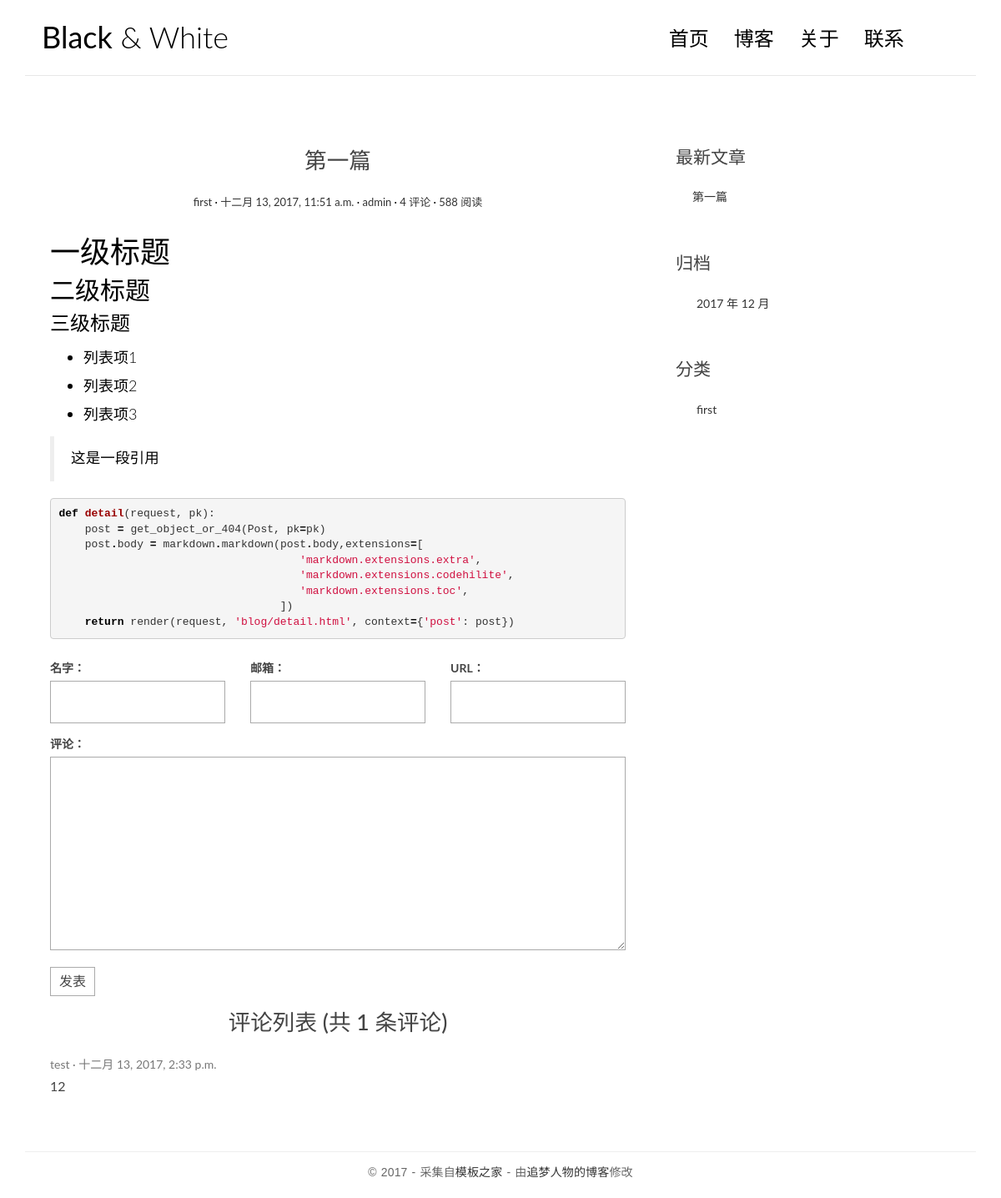
The app's page /post/1/ with its own data.
### blog/models.py (models this page shows, shortened)
@python_2_unicode_compatible
class Post(models.Model):
    def get_absolute_url(self):
        return reverse('blog:detail', kwargs={'pk': self.pk})
    title = models.CharField(max_length=70)
    body = models.TextField()
    created_time = models.DateTimeField()
    modified_time = models.DateTimeField()
    excerpt = models.CharField(max_length=200, blank=True)
    category = models.ForeignKey(Category)
    tags = models.ManyToManyField(Tag, blank=True)
    author = models.ForeignKey(User)
    class Meta:
        ordering = ['-created_time']

class Category(models.Model):
    def get_absolute_url(self):
        return reverse('blog:category', kwargs={'pk': self.pk})
    name = models.CharField(max_length=100)

### comments/models.py (models this page shows, shortened)
@python_2_unicode_compatible
class Comment(models.Model):
    name = models.CharField(max_length=100)
    email = models.EmailField(max_length=255)
    url = models.URLField(blank=True)
    text = models.TextField()
    created_time = models.DateTimeField(auto_now_add=True)
    post = models.ForeignKey('blog.Post')

### blog/views.py (the view)
# urls.py: url(r'^post/(?P<pk>[0-9]+)/$', views.detail, name='detail'),
def detail(request, pk):
    post = get_object_or_404(Post, pk=pk)
    post.body = markdown.markdown(post.body,extensions=[
                                     'markdown.extensions.extra',
                                     'markdown.extensions.codehilite',
                                     'markdown.extensions.toc',
                                  ])
    form = CommentForm()
    comment_list = post.comment_set.all()
    context = {'post': post,
               'form': form,
               'comment_list': comment_list
               }
    return render(request, 'blog/detail.html', context=context)

### comments/forms.py
class CommentForm(forms.ModelForm):
    class Meta:
        model = Comment
        fields = ['name', 'email', 'url', 'text']

### blog/templatetags/blog_tags.py (called while the page is built)
@register.simple_tag
def get_recent_posts(num=5):
    return Post.objects.all().order_by("-created_time")[:num]

@register.simple_tag
def archives():
    return Post.objects.dates('created_time', 'month', order='DESC')

@register.simple_tag
def get_categories():
    return Category.objects.all()

### templates/blog/detail.html (shortened to what this page needs)
{% extends 'base.html' %}
{% block main %}
    <article class="post post-{{ post.pk }}">
      <header class="entry-header">
        <h1 class="entry-title">{{ post.title }}</h1>
        <div class="entry-meta">
          <span class="post-category"><a href="#">{{ post.category.name }}</a></span>
          <span class="post-date"><a href="#"><time class="entry-date"
                                                    datetime="{{ post.created_time }}">{{ post.created_time }}</time></a></span>
          <span class="post-author"><a href="#">{{ post.author }}</a></span>
          <span class="comments-link"><a href="#">4 评论</a></span>
          <span class="views-count"><a href="#">588 阅读</a></span>
        </div>
      </header>
      <div class="entry-content clearfix">
        {{ post.body|safe }}
      </div>
    </article>
    <section class="comment-area">
        <form action="{% url 'comments:post_comment' post.pk %}" method="post" class="comment-form">
          <div class="row">
            <div class="col-md-4">
              <label for="{{ form.name.id_for_label }}">名字：</label>
              {{ form.name }}
            </div>
            <div class="col-md-4">
              <label for="{{ form.email.id_for_label }}">邮箱：</label>
              {{ form.email }}
            </div>
            <div class="col-md-4">
              <label for="{{ form.url.id_for_label }}">URL：</label>
              {{ form.url }}
            </div>
            <div class="col-md-12">
              <label for="{{ form.text.id_for_label }}">评论：</label>
              {{ form.text }}
              <button type="submit" class="comment-btn">发表</button>
            </div>
          </div>
        </form>
        <div class="comment-content">
            <h1 class="entry-title">评论列表 (共 {{ post.comment_set.count }} 条评论)</h1>
            <ul class="comment-list list-unstyled">
              {% for comment in comment_list %}
              <li class="comment-item">
                <span class="nickname">{{ comment.name }}</span>
                <time class="submit-date">{{ comment.created_time }}</time>
                <div class="text">
                  {{ comment.text }}
                </div>
              </li>
              {% empty %}
              暂无评论
              {% endfor %}
            </ul>
        </div>
    </section>
{% endblock main %}

### templates/base.html (shortened to what this page needs)
{% load staticfiles %}
{% load blog_tags %}
<!DOCTYPE html>
<html>
<head>
    <link rel="stylesheet" href="{% static 'blog/css/bootstrap.min.css' %}">
    <link rel="stylesheet" href="http://code.ionicframework.com/ionicons/2.0.1/css/ionicons.min.css">
    <link rel="stylesheet" href="{% static 'blog/css/pace.css' %}">
    <link rel="stylesheet" href="{% static 'blog/css/custom.css' %}">
    <link rel="stylesheet" href="{% static 'blog/css/highlights/github.css' %}">
</head>
<body>
<div class="container">
    <header id="site-header">
        <div class="row">
            <div class="col-md-4 col-sm-5 col-xs-8">
                <div class="logo">
                    <h1><a href="{% url 'blog:index' %}"><b>Black</b> &amp; White</a></h1>
                </div>
            </div>
            <div class="col-md-8 col-sm-7 col-xs-4">
                <nav class="main-nav" role="navigation">
                    <div class="collapse navbar-collapse" id="bs-example-navbar-collapse-1">
                        <ul class="nav navbar-nav navbar-right">
                            <li class="cl-effect-11"><a href="blog/index.html" data-hover="首页">首页</a></li>
                            <li class="cl-effect-11"><a href="blog/full-width.html" data-hover="博客">博客</a></li>
                            <li class="cl-effect-11"><a href="blog/about.html" data-hover="关于">关于</a></li>
                            <li class="cl-effect-11"><a href="blog/contact.html" data-hover="联系">联系</a></li>
                        </ul>
                    </div>
                </nav>
            </div>
        </div>
    </header>
</div>
<div class="content-body">
    <div class="container">
        <div class="row">
            <main class="col-md-8">
                {% block main %}
                {% endblock main %}
            </main>
            <aside class="col-md-4">
                <div class="widget widget-recent-posts">
                  <h3 class="widget-title">最新文章</h3>
                  {% get_recent_posts as recent_post_list %}
                  <ul>
                    {% for post in recent_post_list %}
                    <li>
                      <a href="{{ post.get_absolute_url }}">{{ post.title }}</a>
                    </li>
                    {% empty %}
                    暂无文章！
                    {% endfor %}
                  </ul>
                </div>
                <div class="widget widget-archives">
                  <h3 class="widget-title">归档</h3>
                  {% archives as date_list %}
                  <ul>
                    {% for date in date_list %}
                    <li>
                      <a href="{% url 'blog:archives' date.year date.month %}">
                        {{ date.year }} 年 {{ date.month }} 月
                      </a>
                    </li>
                    {% empty %}
                    暂无归档！
                    {% endfor %}
                  </ul>
                </div>
                <div class="widget widget-category">
                  <h3 class="widget-title">分类</h3>
                  {% get_categories as category_list %}
                  <ul>
                    {% for category in category_list %}
                    <li>
                      <a href="{{ category.get_absolute_url }}">{{ category.name }}</a>
                    </li>
                    {% empty %}
                    暂无分类！
                    {% endfor %}
                  </ul>
                </div>
            </aside>
        </div>
    </div>
</div>
<footer id="site-footer">
    <div class="container">
        <div class="row">
            <div class="col-md-12">
                <p class="copyright">&copy 2017 - 采集自<a href="http://www.cssmoban.com/"
                                                        target="_blank" title="模板之家">模板之家</a>
                    - 由<a href="http://zmrenwu.com/" title="网页模板" target="_blank">追梦人物的博客</a>修改
                </p>
            </div>
        </div>
    </div>
</footer>
</body>
</html>

### blog/static/blog/css/custom.css (style rules this page uses)
* { outline: none; }
h1, h2, h3, h4, h5, h6 { margin-top: 0; }
b { font-weight: 400; }
a { color: #333; }
body { color: #444; font-family: 'Lato', sans-serif; }
p { font-family: 'Ubuntu', sans-serif; font-weight: 400; word-spacing: 1px; letter-spacing: 0.01em; }
#site-header { background-color: #FFF; padding: 25px 20px; margin-bottom: 40px; border-bottom: 1px solid #e7e7e7; }
.logo h1 a { color: #000; }
.logo h1 { margin: 0; font-family: 'Lato', sans-serif; font-weight: 300; }
.main-nav { margin-top: 11px; max-width: 95%; }
.main-nav a { color: #000000 !important; padding: 0 0 5px 0 !important; margin-right: 30px; font-family: 'Lato', sans-serif; font-weight: 300; font-size: 24px; }
.cl-effect-11 a { padding: 10px 0; color: #0972b4; text-shadow: none; }
.cl-effect-11 a::before { position: absolute; top: 0; left: 0; overflow: hidden; padding: 0 0 5px 0 !important; max-width: 0; border-bottom: 1px solid #000; color: #000; content: attr(data-hover); white-space: nowrap; -webkit-transition: max-width 0.5s; -moz-transition: max-width 0.5s; transition: max-width 0.5s; }
.content-body { padding-bottom: 4em; }
.post { background: #fff; padding: 30px 30px 0; }
.entry-title { text-align: center; font-size: 1.9em; margin-bottom: 20px; line-height: 1.6; padding: 10px 20px 0; }
.entry-meta { text-align: center; color: #DDDDDD; font-size: 13px; margin-bottom: 30px; }
.entry-content { font-size: 18px; line-height: 1.9; font-weight: 300; color: #000; }
.post-category::after, .post-date::after, .post-author::after, .comments-link::after { content: ' ·'; color: #000; }
.widget { background: #fff; padding: 30px 0 0; }
.widget-title { font-size: 1.5em; margin-bottom: 20px; line-height: 1.6; padding: 10px 0 0; font-weight: 400; }
.widget-recent-posts ul { padding: 0; margin: 0; padding-left: 20px; }
.widget-recent-posts ul li { list-style-type: none; position: relative; line-height: 170%; margin-bottom: 10px; }
.widget-recent-posts ul li::before { content: '\f3d3'; font-family: "Ionicons"; position: absolute; left: -17px; top: 3px; font-size: 16px; color: #000; }
.widget-archives ul { padding: 0; margin: 0; padding-left: 25px; }
.widget-archives ul li { list-style-type: none; position: relative; line-height: 170%; margin-bottom: 10px; }
.widget-archives ul li::before { content: '\f3f3'; font-family: "Ionicons"; position: absolute; left: -25px; top: 1px; font-size: 16px; color: #000; }
.widget-category ul { padding: 0; margin: 0; padding-left: 25px; }
.widget-category ul li { list-style-type: none; position: relative; line-height: 170%; margin-bottom: 10px; }
.widget-category ul li::before { content: '\f3fe'; font-family: "Ionicons"; position: absolute; left: -25px; top: 1px; font-size: 18px; color: #000; }
#site-footer { padding-top: 10px; padding: 0 0 1.5em 0; }
.copyright { text-align: center; padding-top: 1em; margin: 0; border-top: 1px solid #eee; color: #666; }
.contact-form input, .comment-form input { border: 1px solid #aaa; margin-bottom: 15px; width: 100%; padding: 15px 15px; font-size: 16px; line-height: 100%; transition: 0.4s border-color linear; }
.contact-form textarea, .comment-form textarea { border: 1px solid #aaa; margin-bottom: 15px; width: 100%; padding: 15px 15px; font-size: 16px; line-height: 20px !important; min-height: 183px; transition: 0.4s border-color linear; }
.comment-area { padding: 0 30px 0; }
.comment-form { margin-top: 15px; }
.comment-form .comment-btn { background-color: #fff; border: 1px solid #aaa; font-size: 16px; padding: 5px 10px; }
.comment-list { margin-top: 15px; }
.comment-item .nickname, .comment-item .submit-date { color: #777; font-size: 14px; }
.comment-item .nickname:after { content: ' ·'; }
.comment-item .text { padding-top: 5px; font-size: 16px; }

### blog/static/blog/css/highlights/github.css (style rules this page uses)
.codehilite .k { color: #000000; font-weight: bold }
.codehilite .o { color: #000000; font-weight: bold }
.codehilite .nf { color: #990000; font-weight: bold }
.codehilite .w { color: #bbbbbb }
.codehilite .s1 { color: #d01040 }

### records on screen
Post: title "第一篇", category.name "first", created_time "十二月 13, 2017, 11:51 a.m.", author "admin", body "一级标题 二级标题 三级标题 列表项1 列表项2 列表项3 这是一段引用 def detail ( request , pk ): post = get_object_or_404 ( Post , pk = pk ) post . body = markdown . markdown ( post . body , extensions = [ 'markdown.extensions.extra' , 'markdown.extensions.codehilite' , 'markdown.extensions.toc' , ]) return render ( request , 'blog/detail.html' , context = { 'post' : post })", comment_set.count "1"
Comment: name "test", created_time "十二月 13, 2017, 2:33 p.m.", text "12"
Category: name "first"

### other values on screen
{{ date.year }} "2017"
{{ date.month }} "12"
